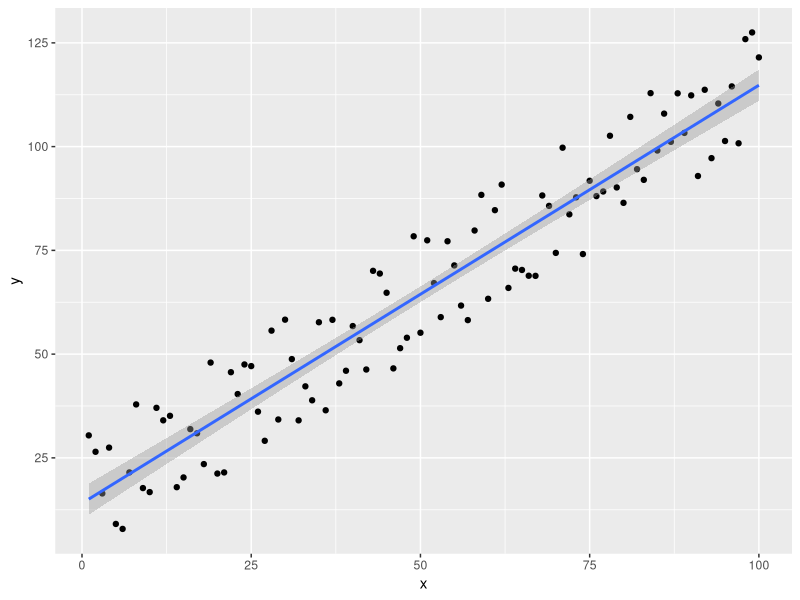

The R source for this figure:

# LMG-R-group demonstration

x <- 1:100 
y <- x + runif(100,0,30)

fit <- lm(y~x)
summary(fit)

#plot(x,y)
#abline(fit,col="blue")

library(ggplot2)
qplot(x,y) + geom_smooth(method="lm")
